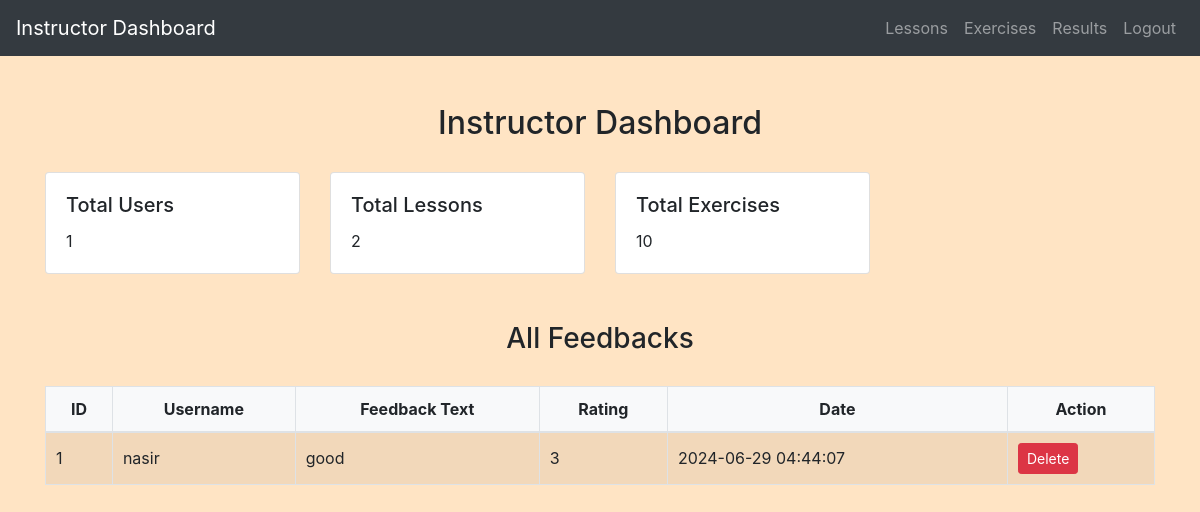
Page /instructor/instructor_dashboard.php (signed in) on the committed database.
### tables this page shows
CREATE TABLE `feedback` (
  `id` int(11) NOT NULL,
  `user_id` int(11) NOT NULL,
  `feedback_text` text NOT NULL,
  `rating` tinyint(4) NOT NULL,
  `created_at` timestamp NOT NULL DEFAULT current_timestamp()
);

CREATE TABLE `users` (
  `id` int(11) NOT NULL,
  `username` varchar(50) NOT NULL,
  `password` varchar(255) NOT NULL,
  `email` varchar(100) NOT NULL,
  `phone` varchar(20) NOT NULL,
  `age` int(11) DEFAULT NULL
);

### instructor/instructor_dashboard.php (the view, shortened to what this page needs)
<?php
include('config.php');
$totalUsers = mysqli_fetch_assoc(mysqli_query($conn, "SELECT COUNT(*) AS total FROM users"))['total'];
$totalLessons = mysqli_fetch_assoc(mysqli_query($conn, "SELECT COUNT(*) AS total FROM lessons"))['total'];
$totalExercises = mysqli_fetch_assoc(mysqli_query($conn, "SELECT COUNT(*) AS total FROM exercises"))['total'];
$stmt = $conn->prepare("SELECT f.*, u.username FROM feedback f JOIN users u ON f.user_id = u.id ORDER BY f.created_at DESC");
$stmt->execute();
$result = $stmt->get_result();
$feedbacks = [];
while ($row = $result->fetch_assoc()) {
    $feedbacks[] = $row;
}
?>
<!DOCTYPE html>
<html>
<head>
    <link rel="stylesheet" href="https://maxcdn.bootstrapcdn.com/bootstrap/4.5.2/css/bootstrap.min.css">
    <link rel="stylesheet" href="../css/style.css">
</head>
<body>
<?php include('instructor_navbar.php'); ?>
<div class="container mt-5">
    <h2 class="text-center">Instructor Dashboard</h2>
    <div class="row mt-4">
        <div class="col-md-3">
            <div class="card">
                <div class="card-body">
                    <h5 class="card-title">Total Users</h5>
                    <p class="card-text"><?php echo $totalUsers; ?></p>
                </div>
            </div>
        </div>
        <div class="col-md-3">
            <div class="card">
                <div class="card-body">
                    <h5 class="card-title">Total Lessons</h5>
                    <p class="card-text"><?php echo $totalLessons; ?></p>
                </div>
            </div>
        </div>
        <div class="col-md-3">
            <div class="card">
                <div class="card-body">
                    <h5 class="card-title">Total Exercises</h5>
                    <p class="card-text"><?php echo $totalExercises; ?></p>
                </div>
            </div>
        </div>
    </div>
    <div class="mt-5">
        <h3>All Feedbacks</h3>
        <table class="table table-striped">
            <thead>
                <tr>
                    <th>ID</th>
                    <th>Username</th>
                    <th>Feedback Text</th>
                    <th>Rating</th>
                    <th>Date</th>
                    <th>Action</th>
                </tr>
            </thead>
            <tbody>
                <?php foreach ($feedbacks as $feedback): ?>
                <tr>
                    <td><?php echo $feedback['id']; ?></td>
                    <td><?php echo htmlspecialchars($feedback['username']); ?></td>
                    <td><?php echo htmlspecialchars($feedback['feedback_text']); ?></td>
                    <td><?php echo $feedback['rating']; ?></td>
                    <td><?php echo date("Y-m-d H:i:s", strtotime($feedback['created_at'])); ?></td>
                    <td>
                        <form method="post">
                            <button type="submit" class="btn btn-danger btn-sm">Delete</button>
                        </form>
                    </td>
                </tr>
                <?php endforeach; ?>
            </tbody>
        </table>
    </div>
</div>
</body>
</html>

### css/style.css (style rules this page uses)
body { background-color: bisque; }
h1, h2, h3, h4 { text-align: center; margin-top: 30px; margin-bottom: 30px; }
.table { width: 100%; border-collapse: collapse; margin-top: 20px; }
.table th, .table td { padding: 10px; border: 1px solid #dee2e6; }
.table thead th { background-color: #f8f9fa; font-weight: bold; text-align: center; }
.table tbody td { vertical-align: middle; }

### rows in the picture
feedback: id "1", user.username "nasir", feedback_text "good", rating "3", created_at "2024-06-29 04:44:07"

### other values in the picture
$totalUsers "1"
$totalLessons "2"
$totalExercises "10"
